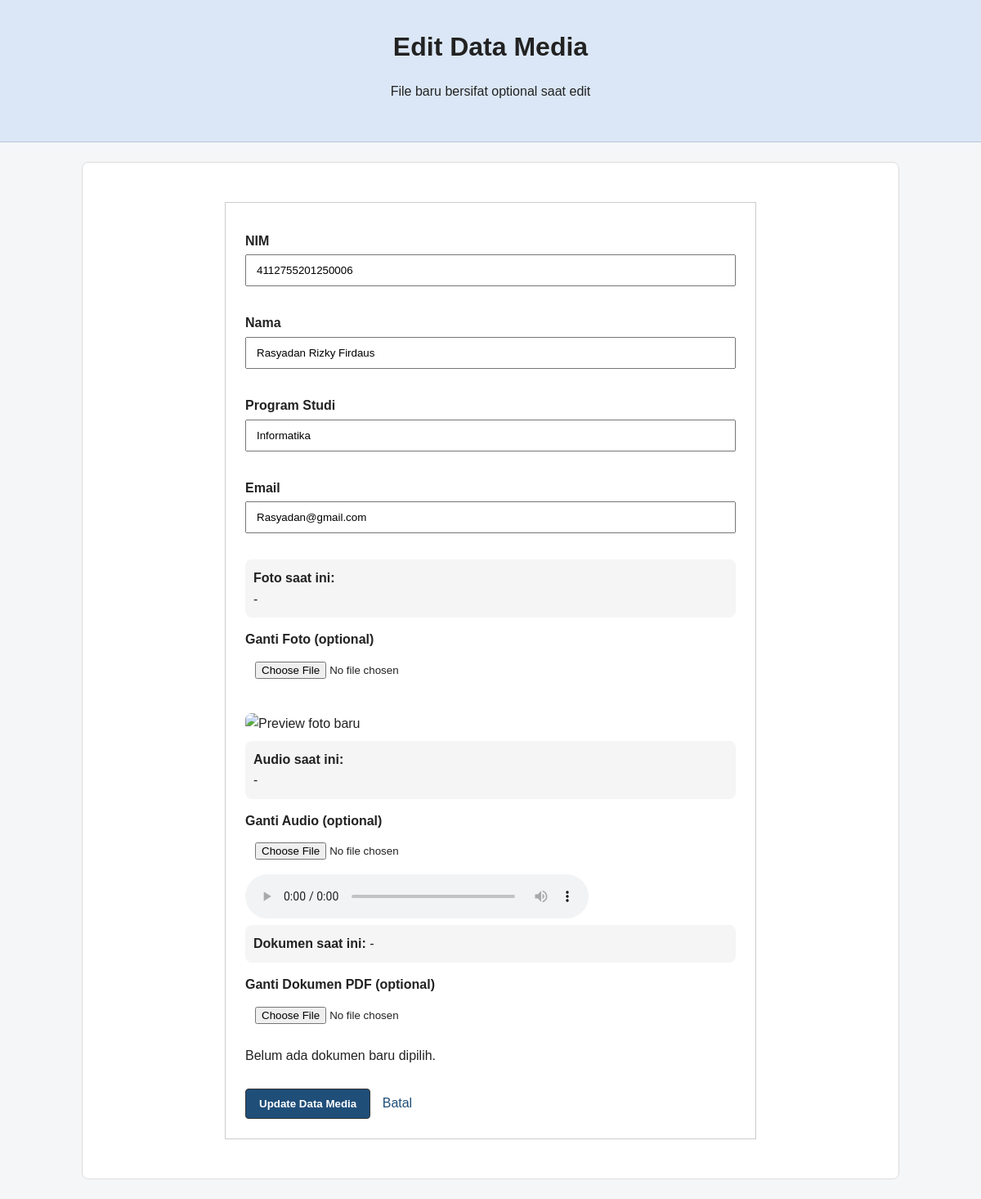
Page /crud-media/edit.php?id=4 (signed in) on the earlier database version.
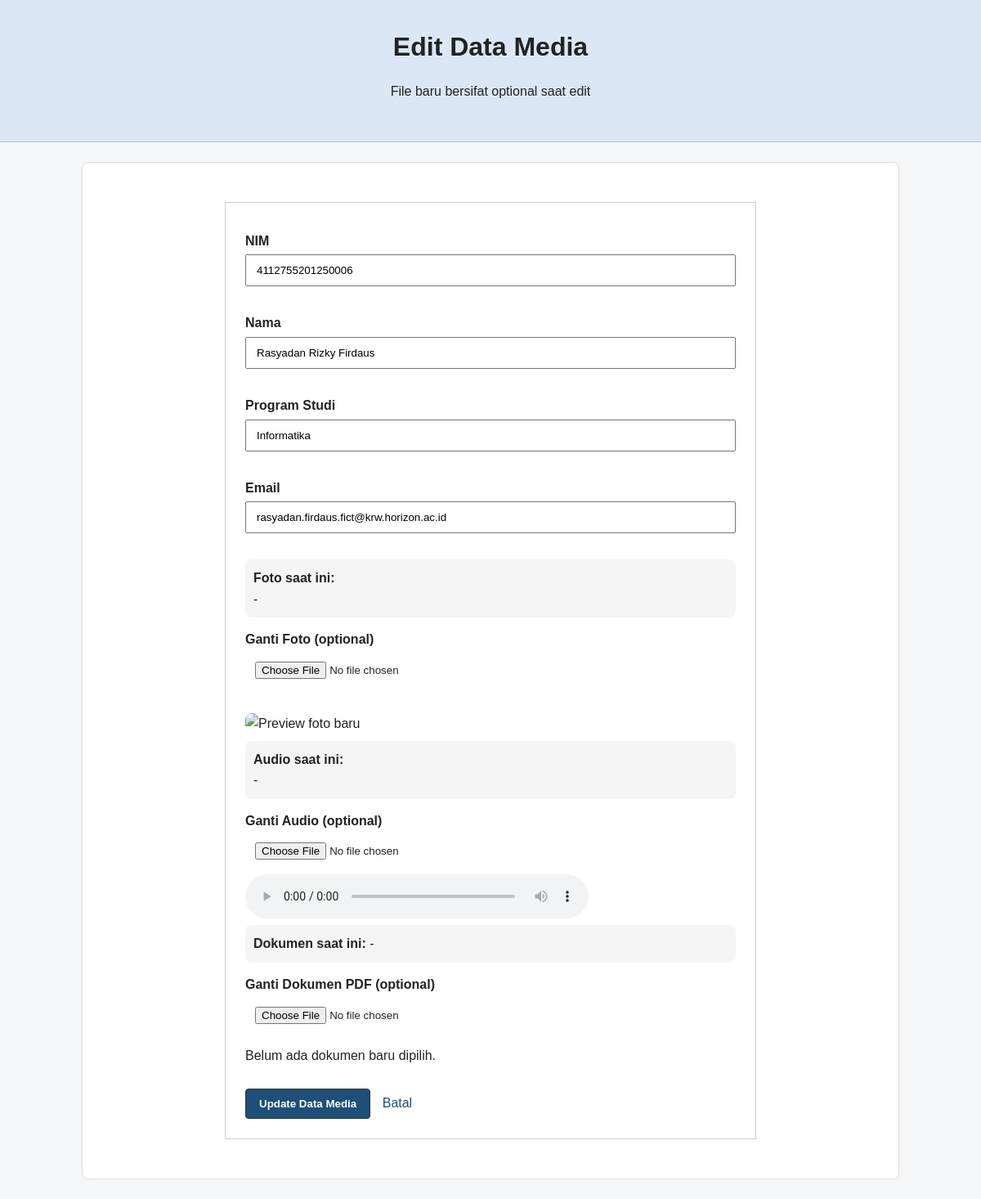
Same page on the later database version.
### tables this page shows
CREATE TABLE `mahasiswa` (
  `id` int NOT NULL AUTO_INCREMENT,
  `nim` varchar(20) NOT NULL,
  `nama` varchar(100) NOT NULL,
  `program_studi` varchar(100) NOT NULL,
  `email` varchar(100) NOT NULL,
  `foto` varchar(255) DEFAULT NULL,
  `audio` varchar(255) DEFAULT NULL,
  `dokumen` varchar(255) DEFAULT NULL,
  PRIMARY KEY (`id`)
);

### crud-media/edit.php (the view, shortened to what this page needs)
<?php
require_once __DIR__ . "/../config/koneksi.php";
$id = (int) ($_GET["id"] ?? 0);
$stmt = $conn->prepare(
    "SELECT id, nim, nama, program_studi, email, foto, audio, dokumen
    FROM mahasiswa
    WHERE id = ?
    LIMIT 1"
);
$stmt->bind_param("i", $id);
$stmt->execute();
$mahasiswa = $stmt->get_result()->fetch_assoc();
?>
<!DOCTYPE html>
<html lang="id">
<head>
    <link rel="stylesheet" href="../assets/css/style.css">
</head>
<body>
<header>
    <h1>Edit Data Media</h1>
    <p>File baru bersifat optional saat edit</p>
</header>
<main>
<section>
<form
    class="crud-form"
    data-media-form
    data-require-foto="false"
    action="../proses/crud-media/update.php"
    method="POST"
    enctype="multipart/form-data"
    novalidate
>
    <label for="nim">NIM</label>
    <input
        id="nim"
        name="nim"
        type="text"
        value="<?= htmlspecialchars($mahasiswa["nim"]); ?>"
    >
    <small class="form-error" id="errorNim"></small>
    <label for="nama">Nama</label>
    <input
        id="nama"
        name="nama"
        type="text"
        value="<?= htmlspecialchars($mahasiswa["nama"]); ?>"
    >
    <small class="form-error" id="errorNama"></small>
    <label for="program_studi">Program Studi</label>
    <input
        id="program_studi"
        name="program_studi"
        type="text"
        value="<?= htmlspecialchars($mahasiswa["program_studi"]); ?>"
    >
    <small class="form-error" id="errorProdi"></small>
    <label for="email">Email</label>
    <input
        id="email"
        name="email"
        type="email"
        value="<?= htmlspecialchars($mahasiswa["email"]); ?>"
    >
    <small class="form-error" id="errorEmail"></small>
    <div class="current-media">
        <strong>Foto saat ini:</strong><br>
        <?php if (!empty($mahasiswa["foto"])): ?>
            <img
                class="media-preview-image"
                src="../uploads/images/<?= htmlspecialchars($mahasiswa["foto"]); ?>"
                alt="Foto saat ini"
            >
        <?php else: ?>
            -
        <?php endif; ?>
    </div>
    <label for="foto">Ganti Foto (optional)</label>
    <input id="foto" name="foto" type="file" accept="image/jpeg,image/png,image/webp">
    <small class="form-error" id="errorFoto"></small>
    <img id="previewFoto" class="media-preview-image" alt="Preview foto baru" hidden>
    <div class="current-media">
        <strong>Audio saat ini:</strong><br>
        <?php if (!empty($mahasiswa["audio"])): ?>
            <audio controls preload="none">
                <source src="../uploads/audio/<?= htmlspecialchars($mahasiswa["audio"]); ?>">
            </audio>
        <?php else: ?>
            -
        <?php endif; ?>
    </div>
    <label for="audio">Ganti Audio (optional)</label>
    <input id="audio" name="audio" type="file" accept="audio/mpeg,audio/wav">
    <audio id="previewAudio" class="media-preview-audio" controls hidden></audio>
    <div class="current-media">
        <strong>Dokumen saat ini:</strong>
        <?php if (!empty($mahasiswa["dokumen"])): ?>
            <a
                href="../uploads/documents/<?= htmlspecialchars($mahasiswa["dokumen"]); ?>"
                target="_blank"
                rel="noopener"
            >Buka PDF</a>
        <?php else: ?>
            -
        <?php endif; ?>
    </div>
    <label for="dokumen">Ganti Dokumen PDF (optional)</label>
    <input id="dokumen" name="dokumen" type="file" accept="application/pdf">
    <p id="previewDokumen">Belum ada dokumen baru dipilih.</p>
    <button type="submit">Update Data Media</button>
    <a href="index.php">Batal</a>
</form>
</section>
</main>
</body>
</html>

Differences in the rows shown:
changed mahasiswa "Rasyadan Rizky Firdaus": email "Rasyadan@gmail.com" → "rasyadan.firdaus.fict@krw.horizon.ac.id"
